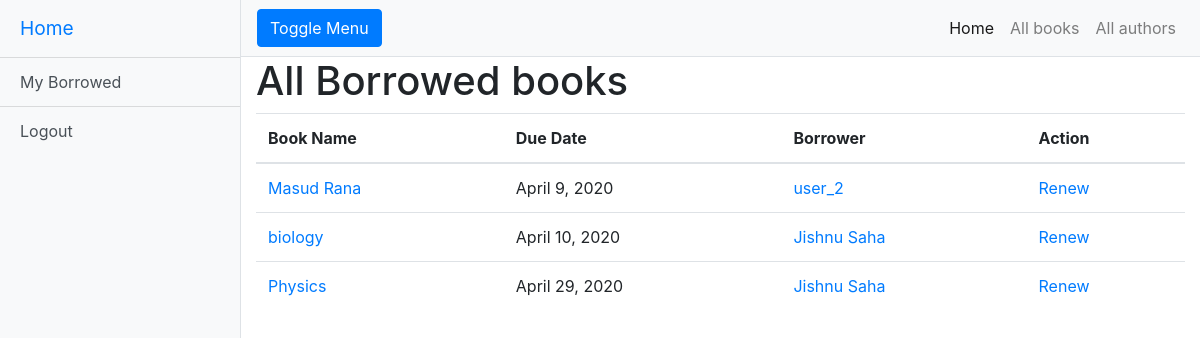
Page /catalog/all-borrowed-books/ (signed in) on the earlier database version.
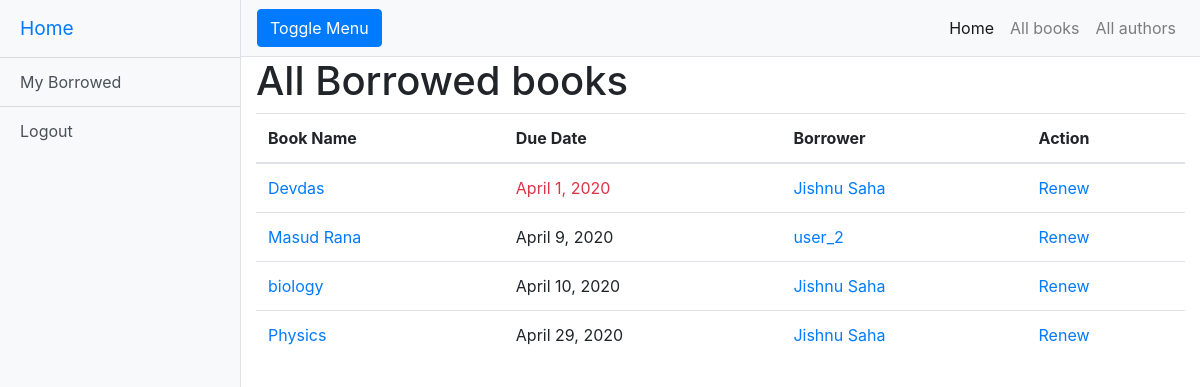
Same page on the later database version.
### catalog/models.py (models this page shows, shortened)
class BookInstance(models.Model):
    id = models.UUIDField(primary_key=True, default=uuid.uuid4, help_text='Unique ID for this particular book across whole library')
    book = models.ForeignKey('Book', on_delete=models.CASCADE, null=True)
    imprint = models.CharField(max_length=200)
    due_back = models.DateField(null=True, blank=True)
    borrower = models.ForeignKey(User, on_delete=models.SET_NULL, null=True, blank=True)
    LOAN_STATUS = (
        ('m', 'Maintenance'),
        ('o', 'On loan'),
        ('a', 'Available'),
        ('r', 'Reserved'),
    )
    status = models.CharField(
        max_length=1,
        choices=LOAN_STATUS,
        blank=True,
        default='a',
        help_text='Book availability',
    )
    @property
    def is_overdue(self):
        if self.due_back and date.today() > self.due_back:
            return True
        return False
    class Meta:
        ordering = ['due_back']
        permissions = (("can_mark_returned", "Set book as returned"),)

class Book(models.Model):
    title = models.CharField(max_length=200)
    author = models.ForeignKey('Author', on_delete=models.SET_NULL, null=True)
    summary = models.TextField(max_length=1000, help_text='Enter a brief description of the book')
    isbn = models.CharField('ISBN', max_length=13,
                            help_text='13 Character <a href="https://www.isbn-international.org/content/what-isbn">ISBN number</a>')
    genre = models.ManyToManyField(Genre, help_text='Select a genre for this book')

### catalog/views.py (the view)
# urls.py: path('all-borrowed-books/', views.AllLoanedBooksByUserListView.as_view(), name='all-borrowed'),
class AllLoanedBooksByUserListView(LoginRequiredMixin, generic.ListView):
    model = BookInstance
    template_name = 'catalog/all_bookinstance_list_borrowed_user.html'
    paginate_by = 10
    def get_queryset(self):
        return BookInstance.objects.filter(status__exact='o').order_by('due_back')

### catalog/templates/catalog/all_bookinstance_list_borrowed_user.html
{% extends "base_generic.html" %}
{% block content %}
    <h1>All Borrowed books</h1>
    {% if bookinstance_list %}
        <table class="table">
      <thead>
        <tr>
          <th scope="col">Book Name</th>
          <th scope="col">Due Date</th>
          <th scope="col">Borrower</th>
          <th scope="col">Action</th>
        </tr>
      </thead>
      <tbody>
        {% for bookinst in bookinstance_list %}
        <tr>
          <td>
              <a href="{% url 'book-detail' bookinst.book.pk %}" style = "text-decoration: none">{{bookinst.book.title}} </a>
          </td>
          <td>
              <div class="{% if bookinst.is_overdue %}text-danger{% endif %}">
              {{ bookinst.due_back }}
              </div>
          </td>
          <td>
              <a href="{% url 'library-user-detail' pk=bookinst.borrower.id %}" style = "text-decoration: none">
                  {% if bookinst.borrower.first_name %}
                      {{ bookinst.borrower.first_name }}
                      {{ bookinst.borrower.last_name }}
                  {% else %}
                        {{ bookinst.borrower.username }}
                  {% endif %}
              </a>
          </td>
          <td>
              <a href="{% url 'renew-book-librarian' bookinst.id%}"> Renew</a>
          </td>
        </tr>
        {% endfor %}
      </tbody>
    </table>
    {% else %}
      <p>There are no books borrowed.</p>
    {% endif %}
{% endblock %}

Differences in the rows shown:
added BookInstance: book "Devdas", due_back "April 1, 2020", borrower.first_name "Jishnu", borrower.last_name "Saha"
